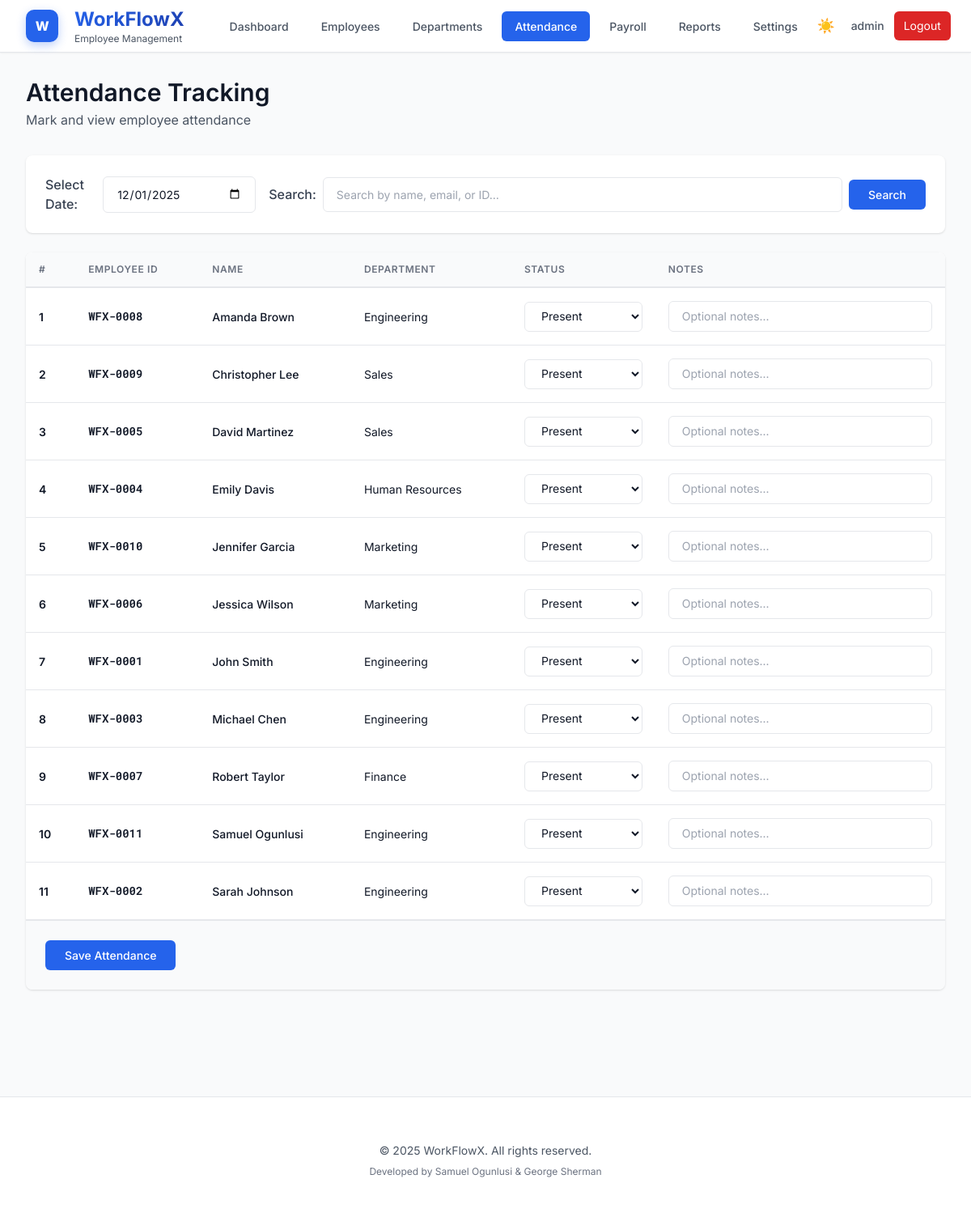
The app's page /attendance (signed in) with its own data.
### models.py (models this page shows, shortened)
class Employee(db.Model):
    __tablename__ = 'employees'
    employee_id = db.Column(db.Integer, primary_key=True, autoincrement=True)
    name = db.Column(db.String(100), nullable=False)
    email = db.Column(db.String(120), unique=True, nullable=False, index=True)
    phone = db.Column(db.String(20))
    profile_image = db.Column(db.String(255), default='default-avatar.png')  # Profile image filename
    department_id = db.Column(db.Integer, db.ForeignKey('departments.department_id'), nullable=False)
    role_id = db.Column(db.Integer, db.ForeignKey('roles.role_id'), nullable=False)
    salary = db.Column(db.Numeric(10, 2))  # Decimal for precise currency values
    date_joined = db.Column(db.Date)
    status = db.Column(db.String(20), default='active')
    created_at = db.Column(db.DateTime, default=datetime.utcnow)
    attendance_records = db.relationship('Attendance', backref='employee', lazy='dynamic', cascade='all, delete-orphan')
    leave_requests = db.relationship('LeaveRequest', backref='employee', lazy='dynamic', cascade='all, delete-orphan')

class Department(db.Model):
    __tablename__ = 'departments'
    department_id = db.Column(db.Integer, primary_key=True, autoincrement=True)
    name = db.Column(db.String(100), unique=True, nullable=False, index=True)
    description = db.Column(db.Text)
    created_at = db.Column(db.DateTime, default=datetime.utcnow)
    employees = db.relationship('Employee', backref='department', lazy='dynamic')

### routes.py (the view, shortened to what this page needs)
@app.route('/attendance')
@login_required
def attendance():
    date_str = request.args.get('date', date.today().strftime('%Y-%m-%d'))
    attendance_date = utils.parse_date(date_str)
    if not attendance_date:
        attendance_date = date.today()
    search_query = request.args.get('search', '').strip()
    employee_list = repo.get_all_employees()
    attendance_records = repo.get_attendance_by_date(attendance_date)
    attendance_map = {record.employee_id: record for record in attendance_records}
    def sort_key(emp):
        if emp.employee_id in attendance_map:
            record = attendance_map[emp.employee_id]
            if record.check_in_time:
                return (0, -record.check_in_time.timestamp())
            return (1, emp.name.lower())
        return (2, emp.name.lower())
    employee_list.sort(key=sort_key)
    return render_template('attendance.html',
                         employees=employee_list,
                         attendance_map=attendance_map,
                         selected_date=attendance_date,
                         search_query=search_query,
                         user_role=session.get('role'))

### repository.py (called while the page is built)
def get_all_employees(include_inactive: bool = False) -> List[Employee]:
    try:
        query = Employee.query
        if not include_inactive:
            query = query.filter_by(status='active')
        return query.order_by(Employee.name).all()
    except Exception:
        return []

def get_attendance_by_date(attendance_date: date) -> List[Attendance]:
    try:
        return Attendance.query.filter_by(date=attendance_date).all()
    except Exception:
        return []

### routes.py (called while the page is built)
def login_required(f):
    @wraps(f)
    def decorated_function(*args, **kwargs):
        if 'user_id' not in session:
            flash('Please log in to access this page', 'warning')
            return redirect(url_for('login'))
        return f(*args, **kwargs)
    return decorated_function

### utils.py (called while the page is built)
def parse_date(date_str: str, date_format: str = '%Y-%m-%d') -> Optional[date]:
    try:
        return datetime.strptime(date_str, date_format).date()
    except (ValueError, TypeError):
        return None

### templates/attendance.html (shortened to what this page needs)
{% extends "base.html" %}
{% block content %}
<div class="mb-8 page-content">
    <h1 class="text-3xl font-semibold text-gray-900">Attendance Tracking</h1>
    <p class="text-gray-600 mt-1">Mark and view employee attendance</p>
</div>
<div class="bg-white rounded-lg shadow p-6 mb-6 card-animate">
    <form method="GET" action="{{ url_for('attendance') }}" class="flex flex-col sm:flex-row items-start sm:items-center gap-4">
        <div class="flex items-center gap-2">
            <label for="date" class="font-medium text-gray-700">Select Date:</label>
            <input type="date"
                   id="date"
                   name="date"
                   value="{{ selected_date.strftime('%Y-%m-%d') }}"
                   class="form-input"
                   onchange="this.form.submit()">
        </div>
        <div class="flex items-center gap-2 flex-1">
            <label for="search" class="font-medium text-gray-700">Search:</label>
            <input type="text"
                   id="search"
                   name="search"
                   value="{{ search_query or '' }}"
                   placeholder="Search by name, email, or ID..."
                   class="form-input flex-1">
            <button type="submit" class="btn btn-primary">Search</button>
        </div>
    </form>
</div>
{% if user_role == 'admin' %}
<div class="bg-white rounded-lg shadow overflow-hidden card-animate">
    <form method="POST" action="{{ url_for('mark_attendance') }}">
        {% if employees %}
        <div class="overflow-x-auto">
            <table class="data-table">
                <thead>
                    <tr>
                        <th>#</th>
                        <th>Employee ID</th>
                        <th>Name</th>
                        <th>Department</th>
                        <th>Status</th>
                        <th>Notes</th>
                    </tr>
                </thead>
                <tbody>
                    {% for employee in employees %}
                    {% set existing = attendance_map.get(employee.employee_id) %}
                    <tr>
                        <td class="font-semibold text-gray-700">{{ loop.index }}</td>
                        <td class="font-mono text-xs font-semibold text-blue-600">WFX-{{ "%04d"|format(employee.employee_id) }}</td>
                        <td class="font-medium text-gray-900">{{ employee.name }}</td>
                        <td>{{ employee.department.name if employee.department else 'N/A' }}</td>
                        <td>
                            <select name="employee_{{ employee.employee_id }}_status" class="form-input py-2 text-sm">
                                <option value="Present" {% if existing and existing.status == 'Present' %}selected{% endif %}>Present</option>
                            </select>
                        </td>
                        <td>
                            <input type="text"
                                   name="employee_{{ employee.employee_id }}_notes"
                                   value="{{ existing.notes if existing else '' }}"
                                   placeholder="Optional notes..."
                                   class="form-input py-2 text-sm">
                        </td>
                    </tr>
                    {% endfor %}
                </tbody>
            </table>
        </div>
        <div class="p-6 border-t bg-gray-50">
            <button type="submit" class="btn btn-primary">Save Attendance</button>
        </div>
        {% else %}
        <div class="p-12 text-center">
            <p class="text-gray-500">No active employees found.</p>
        </div>
        {% endif %}
    </form>
</div>
{% endif %}
{% endblock %}

### static/css/style.css (style rules this page uses)
:root { --bg-primary: #ffffff; --bg-secondary: #f9fafb; --bg-tertiary: #f3f4f6; --text-primary: #111827; --text-secondary: #4b5563; --text-tertiary: #6b7280; --border-color: #e5e7eb; --shadow: rgba(0, 0, 0, 0.1); --accent: #2563eb; --accent-hover: #1d4ed8; --accent-light: #3b82f6; }
body { background-color: var(--bg-secondary); color: var(--text-primary); transition: background-color 0.3s ease, color 0.3s ease; }
.page-content { animation: fadeInUp 0.6s ease-out; }
.card-animate { animation: fadeInUp 0.7s ease-out; }
.data-table { width: 100%; border-collapse: collapse; background-color: var(--bg-primary); }
.data-table thead { background-color: var(--bg-secondary); border-bottom: 2px solid var(--border-color); }
.data-table th { padding: 0.75rem 1rem; text-align: left; font-size: 0.75rem; font-weight: 600; text-transform: uppercase; letter-spacing: 0.05em; color: var(--text-tertiary); }
.data-table td { padding: 1rem; border-bottom: 1px solid var(--border-color); font-size: 0.875rem; color: var(--text-primary); }
.btn { display: inline-flex; align-items: center; padding: 0.5rem 1.5rem; font-size: 0.875rem; font-weight: 500; border-radius: 0.375rem; transition: all 0.2s; cursor: pointer; border: none; }
.btn-primary { background-color: var(--accent); color: white; }
.form-input { width: 100%; padding: 0.625rem 1rem; border: 1px solid var(--border-color); border-radius: 0.375rem; font-size: 0.875rem; transition: all 0.2s; background-color: var(--bg-primary); color: var(--text-primary); }

### records on screen
Employee: employee_id "0008", name "Amanda Brown", department "Engineering", employee_id "Present"
Employee: employee_id "0009", name "Christopher Lee", department "Sales", employee_id "Present"
Employee: employee_id "0005", name "David Martinez", department "Sales", employee_id "Present"
Employee: employee_id "0004", name "Emily Davis", department "Human Resources", employee_id "Present"
Employee: employee_id "0010", name "Jennifer Garcia", department "Marketing", employee_id "Present"
Employee: employee_id "0006", name "Jessica Wilson", department "Marketing", employee_id "Present"
Employee: employee_id "0001", name "John Smith", department "Engineering", employee_id "Present"
Employee: employee_id "0003", name "Michael Chen", department "Engineering", employee_id "Present"
Employee: employee_id "0007", name "Robert Taylor", department "Finance", employee_id "Present"
Employee: employee_id "0011", name "Samuel Ogunlusi", department "Engineering", employee_id "Present"
Employee: employee_id "0002", name "Sarah Johnson", department "Engineering", employee_id "Present"

### other values on screen
{{ session.username }} "admin"
